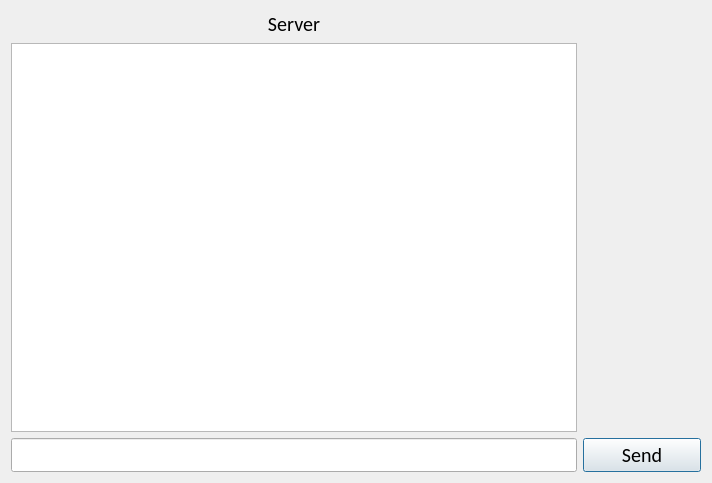
<?xml version="1.0" encoding="UTF-8"?>
<ui version="4.0">
 <class>Dialog</class>
 <widget class="QDialog" name="Dialog">
  <property name="geometry">
   <rect>
    <x>0</x>
    <y>0</y>
    <width>712</width>
    <height>483</height>
   </rect>
  </property>
  <property name="font">
   <font>
    <pointsize>15</pointsize>
   </font>
  </property>
  <property name="windowTitle">
   <string>Dialog</string>
  </property>
  <layout class="QGridLayout" name="gridLayout_2">
   <item row="0" column="0">
    <layout class="QGridLayout" name="gridLayout" columnstretch="1,0">
     <item row="0" column="0">
      <widget class="QLabel" name="label">
       <property name="font">
        <font>
         <family>Calibri</family>
         <pointsize>15</pointsize>
        </font>
       </property>
       <property name="text">
        <string>Server</string>
       </property>
       <property name="alignment">
        <set>Qt::AlignCenter</set>
       </property>
      </widget>
     </item>
     <item row="1" column="0">
      <widget class="QTextEdit" name="textEditMessages">
       <property name="font">
        <font>
         <family>Calibri</family>
         <pointsize>15</pointsize>
        </font>
       </property>
      </widget>
     </item>
     <item row="1" column="1">
      <spacer name="horizontalSpacer">
       <property name="orientation">
        <enum>Qt::Horizontal</enum>
       </property>
       <property name="sizeHint" stdset="0">
        <size>
         <width>118</width>
         <height>20</height>
        </size>
       </property>
      </spacer>
     </item>
     <item row="2" column="0">
      <widget class="QLineEdit" name="lineEditMessage">
       <property name="font">
        <font>
         <family>Calibri</family>
         <pointsize>15</pointsize>
        </font>
       </property>
      </widget>
     </item>
     <item row="2" column="1">
      <widget class="QPushButton" name="pushButton">
       <property name="font">
        <font>
         <family>Calibri</family>
         <pointsize>15</pointsize>
        </font>
       </property>
       <property name="text">
        <string>Send</string>
       </property>
      </widget>
     </item>
    </layout>
   </item>
  </layout>
 </widget>
 <resources/>
 <connections/>
</ui>
